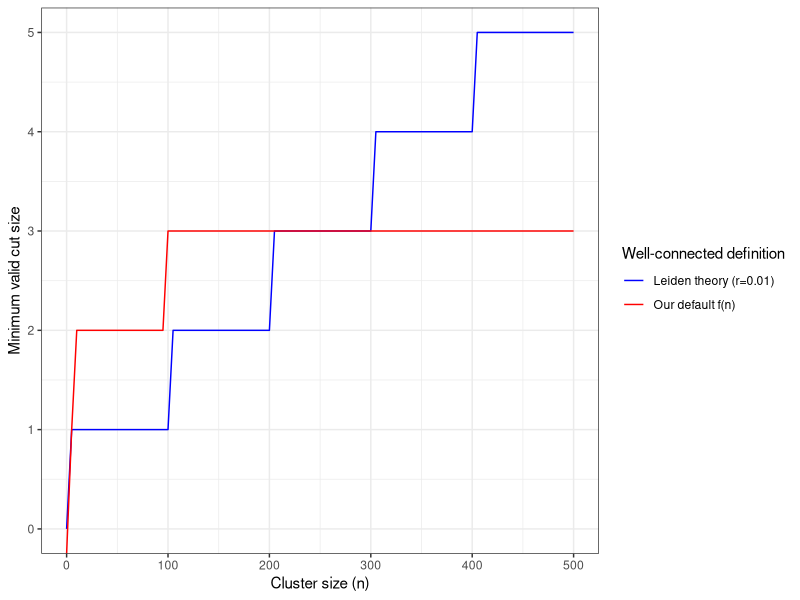
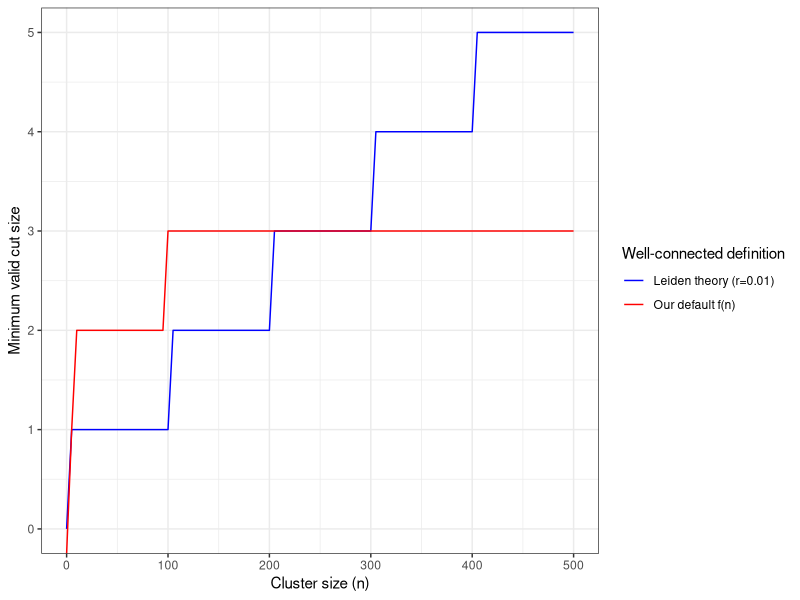

Generate these figures, in order, with R:
library(ggplot2)

#p <- ggplot() + geom_function(fun = function(x) ceiling(0.01*(x-1)), linewidth=1.2,colour = "red") + 
#  geom_function(fun = function(x) floor(1 + log10(x)), linewidth=1.2,colour = "blue") +
#  theme_bw()  + xlim(0,500)  + scale_y_continuous(breaks=c(seq(0,500,by=50))) +
#  xlab("cluster_size") + ylab("min_valid_cut") + theme(text = element_text(size = 20))


#pdf('tandys_figure_3.pdf')
#print(p)
#dev.off()

ggplot() + xlim(0,500) + ylim(0,5) +# scale_y_continuous(breaks=c(seq(0,500,by=50))) +
  geom_function(aes(colour = "Leiden theory (r=0.01)"), fun = function(x) ceiling(0.01*(x-1))) + 
  geom_function(aes(colour = "Our default f(n)"), fun = function(x) floor(1 + log10(x))) +
  theme_bw()+
  theme(legend.position = "right")+
  scale_colour_manual(values = c("blue", "red"))+
  xlab("Cluster size (n)") + ylab("Minimum valid cut size")+
  guides(colour=guide_legend(title="Well-connected definition"))
  #annotate(geom="text",label=expression("f(x)"), x = 0.13, y = 4, parse = TRUE, color="red")

ggsave("well_connected_definition.pdf",width=6,height=4)
